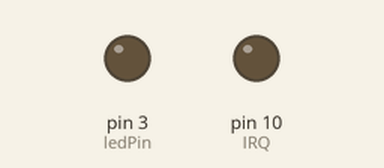
Simulated run of this sketch. Board: Arduino Uno, built with avr-gcc and run on an emulated ATmega328P. On the bench: output pins drawn as LEDs (lit = HIGH). Pins used as bus, display or sensor lines are not drawn; what the sketch prints to the serial monitor is not drawn.

Above: at 0.1 s.
Timing chart, 0 to 1.6 s (numbered marks = the images above):
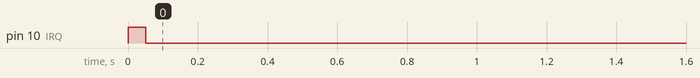

The sketch:

NRFsend.ino
```cpp
#include <SPI.h>
#include "API.h"
#include "nRF24L01.h"

const int buttonPin = 2;
const int ledPin = 3;

//VCC - 3.3V
//GND - GND
//CE - D7
//CSN - D8
//MOSI - D11
//MISO - D12
//SCK - D13
//IRQ - Not connected

//***************************************************
#define TX_ADR_WIDTH    5   // 5 unsigned chars TX(RX) address width
#define TX_PLOAD_WIDTH  32  // 32 unsigned chars TX payload

unsigned char TX_ADDRESS[TX_ADR_WIDTH]  =
{
  0x34,0x43,0x10,0x10,0x01
}; // Define a static TX address

unsigned char rx_buf[TX_PLOAD_WIDTH] = {0}; // initialize value
unsigned char tx_buf[TX_PLOAD_WIDTH] = "visAbility";

//***************************************************
void setup()
{
  Serial.begin(9600);
  pinMode(CE,  OUTPUT);
  pinMode(CSN, OUTPUT);
  pinMode(IRQ, INPUT);
  SPI.begin();
  delay(50);
  init_io();                        // Initialize IO port
  unsigned char sstatus=SPI_Read(STATUS);
  Serial.println("*******************TX_Mode Start****************************");
  Serial.print("status = ");
  Serial.println(sstatus,HEX);     // There is read the mode’s status register, the default value should be ‘E’
  TX_Mode();                       // set TX mode

  pinMode(buttonPin, INPUT);
  pinMode(ledPin, OUTPUT);

  Serial.println("Transmitter ready");
}

void loop(void)
{
  SendData();
}

void SendData()
{
  unsigned char sstatus = SPI_Read(STATUS);                   // read register STATUS's value
  if (sstatus&TX_DS)                                           // if receive data ready (TX_DS) interrupt
  {
    SPI_RW_Reg(FLUSH_TX,0);
    SPI_Write_Buf(WR_TX_PLOAD,tx_buf,TX_PLOAD_WIDTH);       // write playload to TX_FIFO
  }

  if (sstatus&MAX_RT)                                         // if receive data ready (MAX_RT) interrupt, this is retransmit than  SETUP_RETR
  {
    SPI_RW_Reg(FLUSH_TX,0);
    SPI_Write_Buf(WR_TX_PLOAD,tx_buf,TX_PLOAD_WIDTH);      // disable standy-mode
  }

  SPI_RW_Reg(WRITE_REG+STATUS,sstatus);                     // clear RX_DR or TX_DS or MAX_RT interrupt flag
  delay(1000);

  // Send a message
  Serial.println("Data Sent");
}

//**************************************************
// Function: init_io();
// Description:
// flash led one time,chip enable(ready to TX or RX Mode),
// Spi disable,Spi clock line init high
//**************************************************
void init_io(void)
{
  digitalWrite(IRQ, 0);
  digitalWrite(CE, 0);			// chip enable
  digitalWrite(CSN, 1);                 // Spi disable
}

/************************************************************************
**   * Function: SPI_RW();
 *
 * Description:
 * Writes one unsigned char to nRF24L01, and return the unsigned char read
 * from nRF24L01 during write, according to SPI protocol
************************************************************************/
unsigned char SPI_RW(unsigned char Byte)
{
  return SPI.transfer(Byte);
}

/**************************************************/

/**************************************************
 * Function: SPI_RW_Reg();
 *
 * Description:
 * Writes value 'value' to register 'reg'
/**************************************************/
unsigned char SPI_RW_Reg(unsigned char reg, unsigned char value)
{
  unsigned char status;

  digitalWrite(CSN, 0);                   // CSN low, init SPI transaction
  SPI_RW(reg);                            // select register
  SPI_RW(value);                          // ..and write value to it..
  digitalWrite(CSN, 1);                   // CSN high again

  return(status);                   // return nRF24L01 status unsigned char
}
/**************************************************/

/**************************************************
 * Function: SPI_Read();
 *
 * Description:
 * Read one unsigned char from nRF24L01 register, 'reg'
/**************************************************/
unsigned char SPI_Read(unsigned char reg)
{
  unsigned char reg_val;

  digitalWrite(CSN, 0);                // CSN low, initialize SPI communication...
  SPI_RW(reg);                         // Select register to read from..
  reg_val = SPI_RW(0);                 // ..then read register value
  digitalWrite(CSN, 1);                // CSN high, terminate SPI communication

  return(reg_val);                     // return register value
}
/**************************************************/

/**************************************************
 * Function: SPI_Read_Buf();
 *
 * Description:
 * Reads 'unsigned chars' #of unsigned chars from register 'reg'
 * Typically used to read RX payload, Rx/Tx address
/**************************************************/
unsigned char SPI_Read_Buf(unsigned char reg, unsigned char *pBuf, unsigned char bytes)
{
  unsigned char sstatus,i;

  digitalWrite(CSN, 0);                   // Set CSN low, init SPI tranaction
  sstatus = SPI_RW(reg);       	    // Select register to write to and read status unsigned char

  for(i=0;i<bytes;i++)
  {
    pBuf[i] = SPI_RW(0);    // Perform SPI_RW to read unsigned char from nRF24L01
  }

  digitalWrite(CSN, 1);                   // Set CSN high again

  return(sstatus);                  // return nRF24L01 status unsigned char
}
/**************************************************/

/**************************************************
 * Function: SPI_Write_Buf();
 *
 * Description:
 * Writes contents of buffer '*pBuf' to nRF24L01
 * Typically used to write TX payload, Rx/Tx address
/**************************************************/
unsigned char SPI_Write_Buf(unsigned char reg, unsigned char *pBuf, unsigned char bytes)
{
  unsigned char sstatus,i;

  digitalWrite(CSN, 0);                   // Set CSN low, init SPI tranaction
  sstatus = SPI_RW(reg);             // Select register to write to and read status unsigned char
  for(i=0;i<bytes; i++)             // then write all unsigned char in buffer(*pBuf)
  {
    SPI_RW(*pBuf++);
  }
  digitalWrite(CSN, 1);                   // Set CSN high again
  return(sstatus);                  // return nRF24L01 status unsigned char
}
/**************************************************/

/**************************************************
 * Function: TX_Mode();
 *
 * Description:
 * This function initializes one nRF24L01 device to
 * TX mode, set TX address, set RX address for auto.ack,
 * fill TX payload, select RF channel, datarate & TX pwr.
 * PWR_UP is set, CRC(2 unsigned chars) is enabled, & PRIM:TX.
 *
 * ToDo: One high pulse(>10us) on CE will now send this
 * packet and expext an acknowledgment from the RX device.
 **************************************************/
void TX_Mode(void)
{
  digitalWrite(CE, 0);

  SPI_Write_Buf(WRITE_REG + TX_ADDR, TX_ADDRESS, TX_ADR_WIDTH);    // Writes TX_Address to nRF24L01
  SPI_Write_Buf(WRITE_REG + RX_ADDR_P0, TX_ADDRESS, TX_ADR_WIDTH); // RX_Addr0 same as TX_Adr for Auto.Ack

  SPI_RW_Reg(WRITE_REG + EN_AA, 0x01);      // Enable Auto.Ack:Pipe0
  SPI_RW_Reg(WRITE_REG + EN_RXADDR, 0x01);  // Enable Pipe0
  SPI_RW_Reg(WRITE_REG + SETUP_RETR, 0x1a); // 500us + 86us, 10 retrans...
  SPI_RW_Reg(WRITE_REG + RF_CH, 40);        // Select RF channel 40
  SPI_RW_Reg(WRITE_REG + RF_SETUP, 0x07);   // TX_PWR:0dBm, Datarate:2Mbps, LNA:HCURR
  SPI_RW_Reg(WRITE_REG + CONFIG, 0x0e);     // Set PWR_UP bit, enable CRC(2 unsigned chars) & Prim:TX. MAX_RT & TX_DS enabled..
  SPI_Write_Buf(WR_TX_PLOAD,tx_buf,TX_PLOAD_WIDTH);

  digitalWrite(CE, 1);
}
```

API.h
```cpp
// BYTE type definition
#ifndef API_H
#define API_H
//****************************************************
// SPI(nRF24L01) commands
#define READ_REG        0x00  // Define read command to register
#define WRITE_REG       0x20  // Define write command to register
#define RD_RX_PLOAD     0x61  // Define RX payload register address
#define WR_TX_PLOAD     0xA0  // Define TX payload register address
#define FLUSH_TX        0xE1  // Define flush TX register command
#define FLUSH_RX        0xE2  // Define flush RX register command
#define REUSE_TX_PL     0xE3  // Define reuse TX payload register command
#define NOP             0xFF  // Define No Operation, might be used to read status register
//***************************************************
#define RX_DR    0x40
#define TX_DS    0x20
#define MAX_RT   0x10
//***************************************************
// SPI(nRF24L01) registers(addresses)
#define CONFIG          0x00  // 'Config' register address
#define EN_AA           0x01  // 'Enable Auto Acknowledgment' register address
#define EN_RXADDR       0x02  // 'Enabled RX addresses' register address
#define SETUP_AW        0x03  // 'Setup address width' register address
#define SETUP_RETR      0x04  // 'Setup Auto. Retrans' register address
#define RF_CH           0x05  // 'RF channel' register address
#define RF_SETUP        0x06  // 'RF setup' register address
#define STATUS          0x07  // 'Status' register address
#define OBSERVE_TX      0x08  // 'Observe TX' register address
#define CD              0x09  // 'Carrier Detect' register address
#define RX_ADDR_P0      0x0A  // 'RX address pipe0' register address
#define RX_ADDR_P1      0x0B  // 'RX address pipe1' register address
#define RX_ADDR_P2      0x0C  // 'RX address pipe2' register address
#define RX_ADDR_P3      0x0D  // 'RX address pipe3' register address
#define RX_ADDR_P4      0x0E  // 'RX address pipe4' register address
#define RX_ADDR_P5      0x0F  // 'RX address pipe5' register address
#define TX_ADDR         0x10  // 'TX address' register address
#define RX_PW_P0        0x11  // 'RX payload width, pipe0' register address
#define RX_PW_P1        0x12  // 'RX payload width, pipe1' register address
#define RX_PW_P2        0x13  // 'RX payload width, pipe2' register address
#define RX_PW_P3        0x14  // 'RX payload width, pipe3' register address
#define RX_PW_P4        0x15  // 'RX payload width, pipe4' register address
#define RX_PW_P5        0x16  // 'RX payload width, pipe5' register address
#define FIFO_STATUS     0x17  // 'FIFO Status Register' register address

//************************************************
#endif
```

nRF24L01.h
```cpp
#ifndef NRF24L01_h
#define NRF24L01_h

#include "API.h"

//---------------------------------------------
#define TX_ADR_WIDTH    5
// 5 unsigned chars TX(RX) address width
#define TX_PLOAD_WIDTH  1
// 20 unsigned chars TX payload
//---------------------------------------------
// You can change the define pin.
#define CE       8
// CE_BIT:   Digital Input     Chip Enable Activates RX or TX mode

#define CSN      9
// CSN BIT:  Digital Input     SPI Chip Select

#define IRQ      10
// IRQ BIT:  Digital Output    Maskable interrupt pin
//*********************************************
#endif
```
